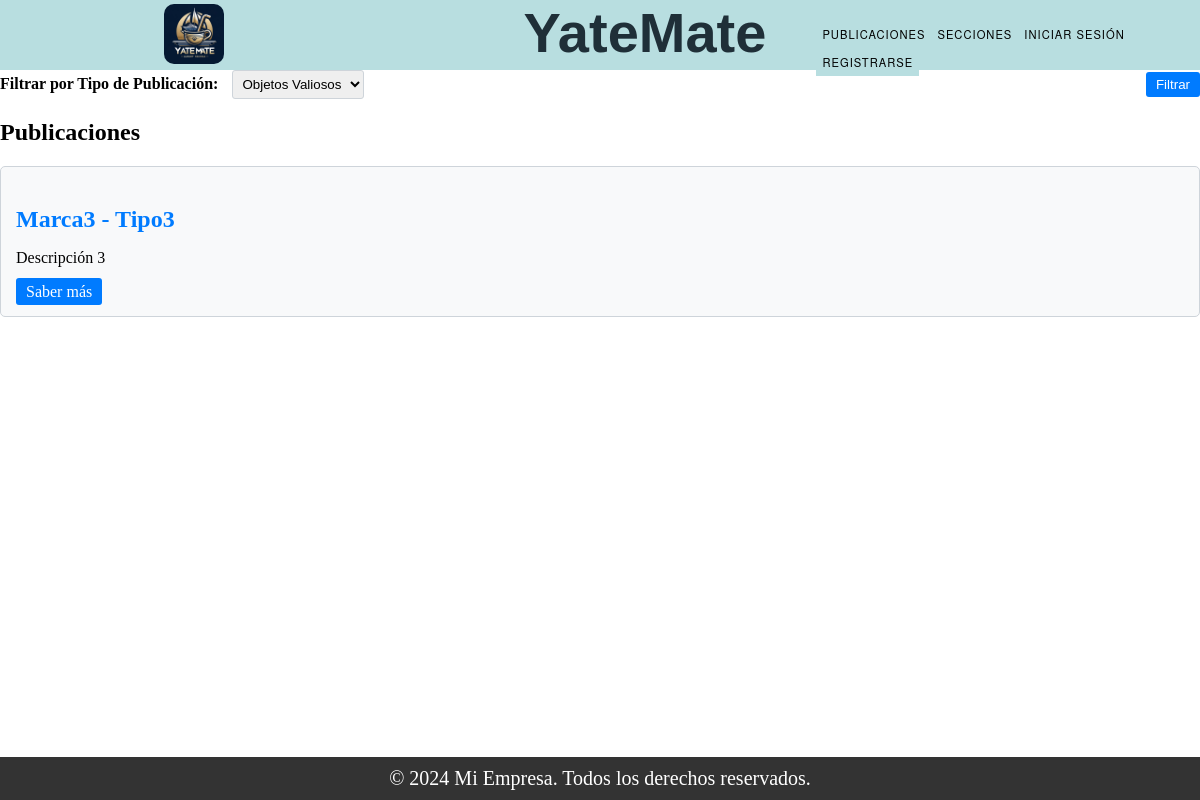
/list_publication/, run on an earlier commit of the app's database.
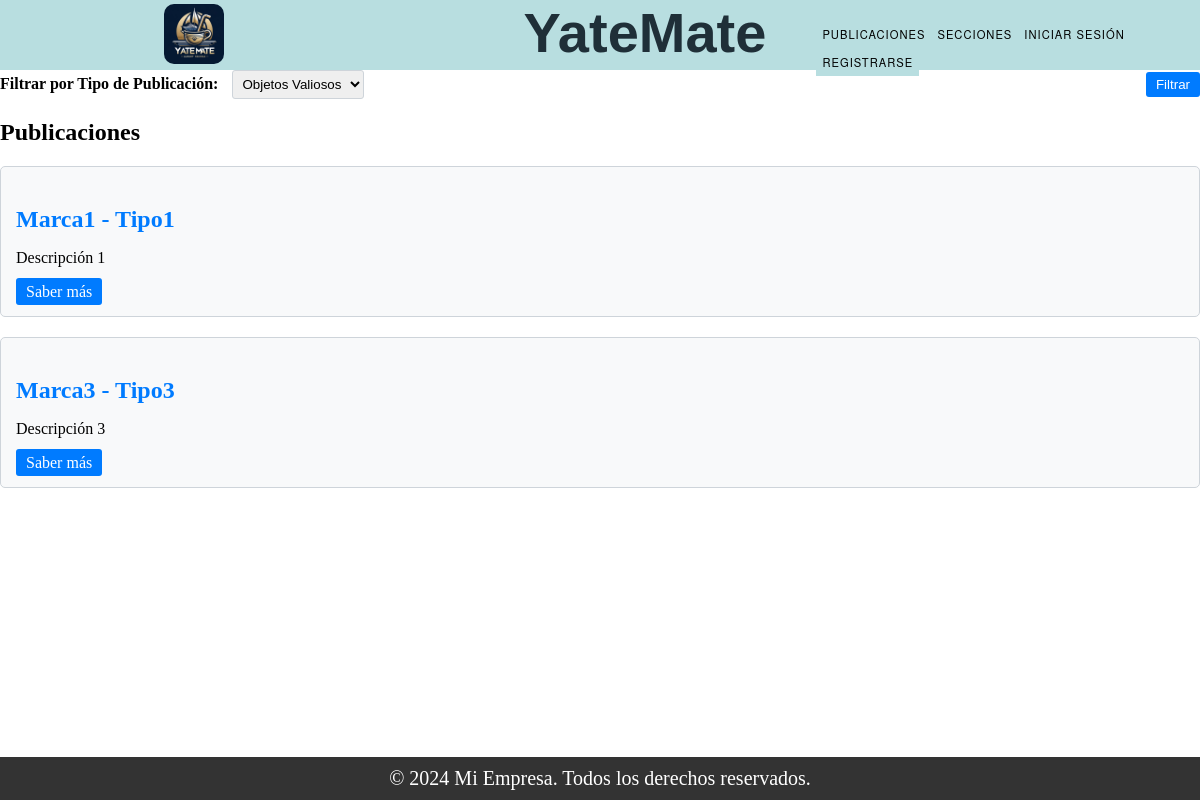
And on a later commit of the database.
### Trueque/models.py (models this page shows, shortened)
class Publicacion_ObjetoValioso(models.Model):
    ESTADO_CHOICES = (
        ('Vigente', 'Vigente'),
        ('Proceso', 'Proceso'),
        ('Finalizado', 'Finalizado'),
    )
    tipo = models.CharField(max_length=100)
    marca = models.CharField(max_length=100)
    descripcion = models.TextField()
    estado = models.CharField(max_length=50)
    dueño = models.ForeignKey(User, on_delete=models.SET_NULL, null=True)
    foto = models.ImageField(upload_to='img_pu/')

### Trueque/views.py (the view)
# urls.py: path("list_publication/", views.list_publication, name="list_publication"),
def list_publication(request):
    embarcaciones_vigentes = Publicacion_Embarcacion.objects.filter(estado='Vigente')
    objetos_vigentes = Publicacion_ObjetoValioso.objects.filter(estado='Vigente')
    tipo_filtro = request.GET.get('tipo', 'objetos valiosos')  # Valor por defecto 'objetos valiosos'
    if tipo_filtro == 'objetos valiosos':
        objetos = objetos_vigentes
    elif tipo_filtro == 'embarcaciones':
        objetos = embarcaciones_vigentes
    tipo_objetos = 'Objetos Valiosos' if tipo_filtro == 'objetos valiosos' else 'Embarcaciones'
    return render(request, "list_publication.html", {'objetos': objetos , 'tipo_objetos': tipo_objetos,})

### Trueque/templates/list_publication.html (shortened to what this page needs)
{% extends "base.html" %}
{% block content %}
<form class="filter-form" method="GET" action="">
    <div>
        <label for="tipo">Filtrar por Tipo de Publicación:</label>
        <select name="tipo" id="tipo">
            <option value="objetos valiosos">Objetos Valiosos</option>
        </select>
    </div>
    <button type="submit">Filtrar</button>
</form>
{% if objetos %}
    <h2>Publicaciones</h2>
    {% for objeto in objetos %}
        <div class="card">
            <h3 class="card-title">
                {% if objeto.embarcacion.nombre_fantasia %}
                    {{ objeto.embarcacion.nombre_fantasia }}
                {% else %}
                    {{ objeto.marca }}
                {% endif %}
                {% if objeto.embarcacion.tipo%}
                    - {{ objeto.embarcacion.tipo }}
                {% else %}
                    - {{ objeto.tipo }}
                {% endif %}
            </h3>
            <p>{{ objeto.descripcion|truncatechars:70 }}</p>
            <a href="{% url 'saber_mas' id=objeto.id tipo_objetos=tipo_objetos %}" class="btn btn-card">Saber más</a>
        </div>
    {% endfor %}
{% else %}
    <p>No se cuenta con Publicaciones.</p>
{% endif %}
{% endblock %}

What changed in the data, as far as the page shows it:
added Publicacion_ObjetoValioso: marca "Marca1", tipo "Tipo1", descripcion "Descripción 1"
